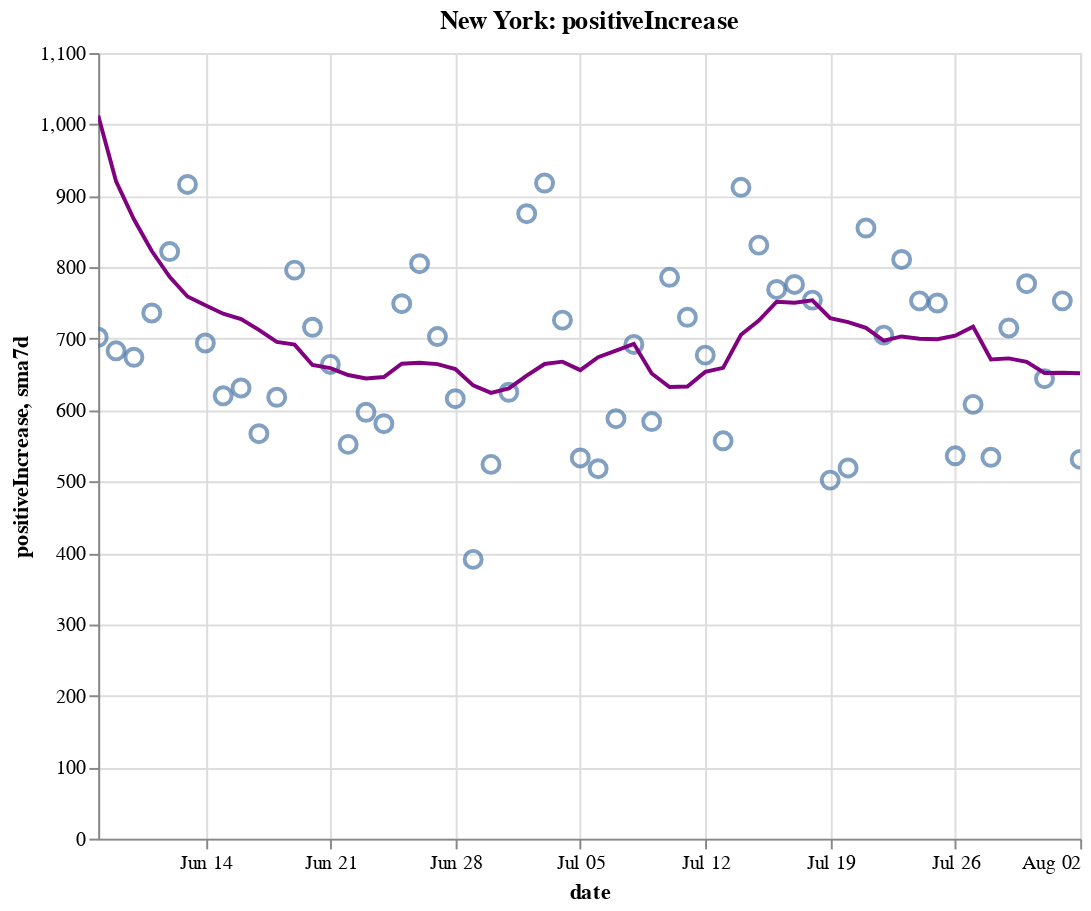

The cell this chart's notebook holds for it:
### Code cell
create_plot(ny, 'positiveIncrease')

### Figure 1 — Vega-Lite specification as saved in the notebook (floating-point values rounded to 4 significant figures)
{"config": {"view": {"continuousWidth": 400, "continuousHeight": 300}}, "layer": [{"layer": [{"mark": {"type": "point", "size": 75}, "encoding": {"tooltip": [{"type": "temporal", "field": "date"}, {"type": "quantitative", "field": "positiveIncrease"}, {"type": "quantitative", "field": "sma7d"}], "x": {"type": "temporal", "field": "date"}, "y": {"type": "quantitative", "field": "positiveIncrease"}}, "selection": {"selector008": {"type": "interval", "bind": "scales", "encodings": ["x", "y"]}}}, {"mark": {"type": "line", "color": "purple"}, "encoding": {"x": {"type": "temporal", "field": "date"}, "y": {"type": "quantitative", "field": "sma7d"}}}]}, {"mark": {"type": "rule", "color": "#aaa"}, "encoding": {"x": {"type": "temporal", "field": "date"}}, "transform": [{"filter": {"selection": "selector007"}}]}, {"mark": "circle", "encoding": {"opacity": {"condition": {"value": 1, "selection": "selector007"}, "value": 0}, "tooltip": [{"type": "temporal", "field": "date"}, {"type": "quantitative", "field": "positiveIncrease"}, {"type": "quantitative", "field": "sma7d"}], "x": {"type": "temporal", "field": "date"}, "y": {"type": "quantitative", "field": "positiveIncrease"}}, "selection": {"selector007": {"type": "single", "encodings": ["x"], "on": "mouseover", "nearest": true, "empty": "none"}}}, {"mark": {"type": "text", "align": "left", "dx": 5, "dy": -5, "stroke": "white", "strokeWidth": 2}, "encoding": {"text": {"type": "quantitative", "field": "positiveIncrease"}, "tooltip": [{"type": "temporal", "field": "date"}, {"type": "quantitative", "field": "positiveIncrease"}, {"type": "quantitative", "field": "sma7d"}], "x": {"type": "temporal", "field": "date"}, "y": {"type": "quantitative", "field": "positiveIncrease"}}, "transform": [{"filter": {"selection": "selector007"}}]}, {"mark": {"type": "text", "align": "left", "dx": 5, "dy": -5}, "encoding": {"text": {"type": "quantitative", "field": "positiveIncrease"}, "tooltip": [{"type": "temporal", "field": "date"}, {"type": "quantitative", "field": "positiveIncrease"}, {"type": "quantitative", "field": "sma7d"}], "x": {"type": "temporal", "field": "date"}, "y": {"type": "quantitative", "field": "positiveIncrease"}}, "transform": [{"filter": {"selection": "selector007"}}]}], "data": {"name": "data-07f5b27fb9c488031b27110b28eae266"}, "height": 400, "title": "New York: positiveIncrease", "width": 500, "$schema": "https://vega.github.io/schema/vega-lite/v4.8.1.json", "datasets": {"data-07f5b27fb9c488031b27110b28eae266": [{"date": "2020-06-08T00:00:00", "totalTestResultsIncrease": 58050.0, "positiveIncrease": 702.0, "death": 24300.0, "deathIncrease": 40.0, "positiveRate": 0.012, "state": "New York", "sma7d": 1013.0}, {"date": "2020-06-09T00:00:00", "totalTestResultsIncrease": 49970.0, "positiveIncrease": 683.0, "death": 24350.0, "deathIncrease": 49.0, "positiveRate": 0.014, "state": "New York", "sma7d": 920.3}, {"date": "2020-06-10T00:00:00", "totalTestResultsIncrease": 62300.0, "positiveIncrease": 674.0, "death": 24400.0, "deathIncrease": 56.0, "positiveRate": 0.011, "state": "New York", "sma7d": 867.3}, {"date": "2020-06-11T00:00:00", "totalTestResultsIncrease": 60840.0, "positiveIncrease": 736.0, "death": 24440.0, "deathIncrease": 38.0, "positiveRate": 0.012, "state": "New York", "sma7d": 822.7}, {"date": "2020-06-12T00:00:00", "totalTestResultsIncrease": 72400.0, "positiveIncrease": 822.0, "death": 24500.0, "deathIncrease": 53.0, "positiveRate": 0.011, "state": "New York", "sma7d": 786.6}, {"date": "2020-06-13T00:00:00", "totalTestResultsIncrease": 70840.0, "positiveIncrease": 916.0, "death": 24530.0, "deathIncrease": 32.0, "positiveRate": 0.013, "state": "New York", "sma7d": 759.1}, {"date": "2020-06-14T00:00:00", "totalTestResultsIncrease": 62360.0, "positiveIncrease": 694.0, "death": 24550.0, "deathIncrease": 24.0, "positiveRate": 0.011, "state": "New York", "sma7d": 746.7}, {"date": "2020-06-15T00:00:00", "totalTestResultsIncrease": 56610.0, "positiveIncrease": 620.0, "death": 24580.0, "deathIncrease": 28.0, "positiveRate": 0.011, "state": "New York", "sma7d": 735.0}, {"date": "2020-06-16T00:00:00", "totalTestResultsIncrease": 60570.0, "positiveIncrease": 631.0, "death": 24610.0, "deathIncrease": 29.0, "positiveRate": 0.01, "state": "New York", "sma7d": 727.6}, {"date": "2020-06-17T00:00:00", "totalTestResultsIncrease": 59340.0, "positiveIncrease": 567.0, "death": 24630.0, "deathIncrease": 21.0, "positiveRate": 0.01, "state": "New York", "sma7d": 712.3}, {"date": "2020-06-18T00:00:00", "totalTestResultsIncrease": 68540.0, "positiveIncrease": 618.0, "death": 24660.0, "deathIncrease": 32.0, "positiveRate": 0.009, "state": "New York", "sma7d": 695.4}, {"date": "2020-06-19T00:00:00", "totalTestResultsIncrease": 79300.0, "positiveIncrease": 796.0, "death": 24690.0, "deathIncrease": 25.0, "positiveRate": 0.01, "state": "New York", "sma7d": 691.7}, {"date": "2020-06-20T00:00:00", "totalTestResultsIncrease": 68830.0, "positiveIncrease": 716.0, "death": 24710.0, "deathIncrease": 24.0, "positiveRate": 0.01, "state": "New York", "sma7d": 663.1}, {"date": "2020-06-21T00:00:00", "totalTestResultsIncrease": 67530.0, "positiveIncrease": 664.0, "death": 24720.0, "deathIncrease": 15.0, "positiveRate": 0.01, "state": "New York", "sma7d": 658.9}, {"date": "2020-06-22T00:00:00", "totalTestResultsIncrease": 56780.0, "positiveIncrease": 552.0, "death": 24740.0, "deathIncrease": 14.0, "positiveRate": 0.01, "state": "New York", "sma7d": 649.1}, {"date": "2020-06-23T00:00:00", "totalTestResultsIncrease": 48710.0, "positiveIncrease": 597.0, "death": 24770.0, "deathIncrease": 27.0, "positiveRate": 0.012, "state": "New York", "sma7d": 644.3}, {"date": "2020-06-24T00:00:00", "totalTestResultsIncrease": 51140.0, "positiveIncrease": 581.0, "death": 24780.0, "deathIncrease": 16.0, "positiveRate": 0.011, "state": "New York", "sma7d": 646.3}, {"date": "2020-06-25T00:00:00", "totalTestResultsIncrease": 67640.0, "positiveIncrease": 749.0, "death": 24800.0, "deathIncrease": 18.0, "positiveRate": 0.011, "state": "New York", "sma7d": 665.0}, {"date": "2020-06-26T00:00:00", "totalTestResultsIncrease": 61720.0, "positiveIncrease": 805.0, "death": 24810.0, "deathIncrease": 14.0, "positiveRate": 0.013, "state": "New York", "sma7d": 666.3}, {"date": "2020-06-27T00:00:00", "totalTestResultsIncrease": 73260.0, "positiveIncrease": 703.0, "death": 24830.0, "deathIncrease": 16.0, "positiveRate": 0.01, "state": "New York", "sma7d": 664.4}, {"date": "2020-06-28T00:00:00", "totalTestResultsIncrease": 61910.0, "positiveIncrease": 616.0, "death": 24840.0, "deathIncrease": 5.0, "positiveRate": 0.01, "state": "New York", "sma7d": 657.6}, {"date": "2020-06-29T00:00:00", "totalTestResultsIncrease": 46430.0, "positiveIncrease": 391.0, "death": 24840.0, "deathIncrease": 7.0, "positiveRate": 0.008, "state": "New York", "sma7d": 634.6}, {"date": "2020-06-30T00:00:00", "totalTestResultsIncrease": 52020.0, "positiveIncrease": 524.0, "death": 24860.0, "deathIncrease": 13.0, "positiveRate": 0.01, "state": "New York", "sma7d": 624.1}, {"date": "2020-07-01T00:00:00", "totalTestResultsIncrease": 56710.0, "positiveIncrease": 625.0, "death": 24870.0, "deathIncrease": 11.0, "positiveRate": 0.011, "state": "New York", "sma7d": 630.4}, {"date": "2020-07-02T00:00:00", "totalTestResultsIncrease": 69940.0, "positiveIncrease": 875.0, "death": 24880.0, "deathIncrease": 11.0, "positiveRate": 0.013, "state": "New York", "sma7d": 648.4}, {"date": "2020-07-03T00:00:00", "totalTestResultsIncrease": 66390.0, "positiveIncrease": 918.0, "death": 24880.0, "deathIncrease": 8.0, "positiveRate": 0.014, "state": "New York", "sma7d": 664.6}, {"date": "2020-07-04T00:00:00", "totalTestResultsIncrease": 62400.0, "positiveIncrease": 726.0, "death": 24900.0, "deathIncrease": 11.0, "positiveRate": 0.012, "state": "New York", "sma7d": 667.9}, {"date": "2020-07-05T00:00:00", "totalTestResultsIncrease": 63420.0, "positiveIncrease": 533.0, "death": 24900.0, "deathIncrease": 8.0, "positiveRate": 0.008, "state": "New York", "sma7d": 656.0}, {"date": "2020-07-06T00:00:00", "totalTestResultsIncrease": 54330.0, "positiveIncrease": 518.0, "death": 24910.0, "deathIncrease": 9.0, "positiveRate": 0.01, "state": "New York", "sma7d": 674.1}, {"date": "2020-07-07T00:00:00", "totalTestResultsIncrease": 56740.0, "positiveIncrease": 588.0, "death": 24920.0, "deathIncrease": 11.0, "positiveRate": 0.01, "state": "New York", "sma7d": 683.3}, {"date": "2020-07-08T00:00:00", "totalTestResultsIncrease": 57580.0, "positiveIncrease": 692.0, "death": 24940.0, "deathIncrease": 20.0, "positiveRate": 0.012, "state": "New York", "sma7d": 692.9}, {"date": "2020-07-09T00:00:00", "totalTestResultsIncrease": 65560.0, "positiveIncrease": 584.0, "death": 24960.0, "deathIncrease": 15.0, "positiveRate": 0.009, "state": "New York", "sma7d": 651.3}, {"date": "2020-07-10T00:00:00", "totalTestResultsIncrease": 73560.0, "positiveIncrease": 786.0, "death": 24970.0, "deathIncrease": 9.0, "positiveRate": 0.011, "state": "New York", "sma7d": 632.4}, {"date": "2020-07-11T00:00:00", "totalTestResultsIncrease": 69200.0, "positiveIncrease": 730.0, "death": 24970.0, "deathIncrease": 6.0, "positiveRate": 0.011, "state": "New York", "sma7d": 633.0}, {"date": "2020-07-12T00:00:00", "totalTestResultsIncrease": 62420.0, "positiveIncrease": 677.0, "death": 24980.0, "deathIncrease": 5.0, "positiveRate": 0.011, "state": "New York", "sma7d": 653.6}, {"date": "2020-07-13T00:00:00", "totalTestResultsIncrease": 51690.0, "positiveIncrease": 557.0, "death": 24990.0, "deathIncrease": 10.0, "positiveRate": 0.011, "state": "New York", "sma7d": 659.1}, {"date": "2020-07-14T00:00:00", "totalTestResultsIncrease": 60040.0, "positiveIncrease": 912.0, "death": 24990.0, "deathIncrease": 5.0, "positiveRate": 0.015, "state": "New York", "sma7d": 705.4}, {"date": "2020-07-15T00:00:00", "totalTestResultsIncrease": 63600.0, "positiveIncrease": 831.0, "death": 25000.0, "deathIncrease": 9.0, "positiveRate": 0.013, "state": "New York", "sma7d": 725.3}, {"date": "2020-07-16T00:00:00", "totalTestResultsIncrease": 72680.0, "positiveIncrease": 769.0, "death": 25010.0, "deathIncrease": 11.0, "positiveRate": 0.011, "state": "New York", "sma7d": 751.7}, {"date": "2020-07-17T00:00:00", "totalTestResultsIncrease": 78240.0, "positiveIncrease": 776.0, "death": 25020.0, "deathIncrease": 10.0, "positiveRate": 0.01, "state": "New York", "sma7d": 750.3}, {"date": "2020-07-18T00:00:00", "totalTestResultsIncrease": 69820.0, "positiveIncrease": 754.0, "death": 25040.0, "deathIncrease": 11.0, "positiveRate": 0.011, "state": "New York", "sma7d": 753.7}, {"date": "2020-07-19T00:00:00", "totalTestResultsIncrease": 46200.0, "positiveIncrease": 502.0, "death": 25050.0, "deathIncrease": 13.0, "positiveRate": 0.011, "state": "New York", "sma7d": 728.7}, {"date": "2020-07-20T00:00:00", "totalTestResultsIncrease": 49340.0, "positiveIncrease": 519.0, "death": 25060.0, "deathIncrease": 8.0, "positiveRate": 0.011, "state": "New York", "sma7d": 723.3}, {"date": "2020-07-21T00:00:00", "totalTestResultsIncrease": 66170.0, "positiveIncrease": 855.0, "death": 25060.0, "deathIncrease": 2.0, "positiveRate": 0.013, "state": "New York", "sma7d": 715.1}, {"date": "2020-07-22T00:00:00", "totalTestResultsIncrease": 67660.0, "positiveIncrease": 705.0, "death": 25070.0, "deathIncrease": 10.0, "positiveRate": 0.01, "state": "New York", "sma7d": 697.1}, {"date": "2020-07-23T00:00:00", "totalTestResultsIncrease": 69700.0, "positiveIncrease": 811.0, "death": 25080.0, "deathIncrease": 13.0, "positiveRate": 0.012, "state": "New York", "sma7d": 703.1}, {"date": "2020-07-24T00:00:00", "totalTestResultsIncrease": 76510.0, "positiveIncrease": 753.0, "death": 25090.0, "deathIncrease": 9.0, "positiveRate": 0.01, "state": "New York", "sma7d": 699.9}, {"date": "2020-07-25T00:00:00", "totalTestResultsIncrease": 71470.0, "positiveIncrease": 750.0, "death": 25100.0, "deathIncrease": 13.0, "positiveRate": 0.01, "state": "New York", "sma7d": 699.3}, {"date": "2020-07-26T00:00:00", "totalTestResultsIncrease": 53570.0, "positiveIncrease": 536.0, "death": 25110.0, "deathIncrease": 3.0, "positiveRate": 0.01, "state": "New York", "sma7d": 704.1}, {"date": "2020-07-27T00:00:00", "totalTestResultsIncrease": 57270.0, "positiveIncrease": 608.0, "death": 25120.0, "deathIncrease": 11.0, "positiveRate": 0.011, "state": "New York", "sma7d": 716.9}, {"date": "2020-07-28T00:00:00", "totalTestResultsIncrease": 57400.0, "positiveIncrease": 534.0, "death": 25130.0, "deathIncrease": 9.0, "positiveRate": 0.009, "state": "New York", "sma7d": 671.0}, {"date": "2020-07-29T00:00:00", "totalTestResultsIncrease": 62280.0, "positiveIncrease": 715.0, "death": 25130.0, "deathIncrease": 6.0, "positiveRate": 0.011, "state": "New York", "sma7d": 672.4}, {"date": "2020-07-30T00:00:00", "totalTestResultsIncrease": 73550.0, "positiveIncrease": 777.0, "death": 25140.0, "deathIncrease": 13.0, "positiveRate": 0.011, "state": "New York", "sma7d": 667.6}, {"date": "2020-07-31T00:00:00", "totalTestResultsIncrease": 68870.0, "positiveIncrease": 644.0, "death": 25150.0, "deathIncrease": 5.0, "positiveRate": 0.009, "state": "New York", "sma7d": 652.0}, {"date": "2020-08-01T00:00:00", "totalTestResultsIncrease": 82740.0, "positiveIncrease": 753.0, "death": 25160.0, "deathIncrease": 14.0, "positiveRate": 0.009, "state": "New York", "sma7d": 652.4}, {"date": "2020-08-02T00:00:00", "totalTestResultsIncrease": 58960.0, "positiveIncrease": 531.0, "death": 25170.0, "deathIncrease": 6.0, "positiveRate": 0.009, "state": "New York", "sma7d": 651.7}]}}
